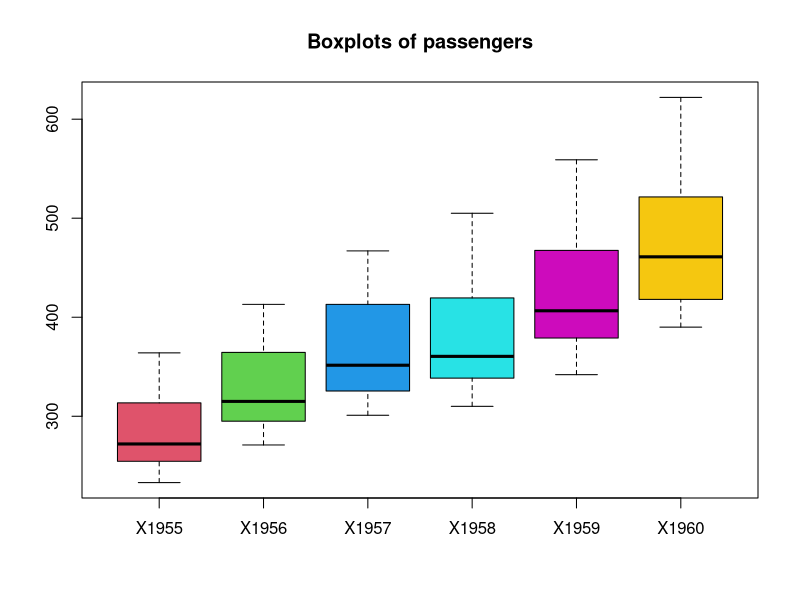
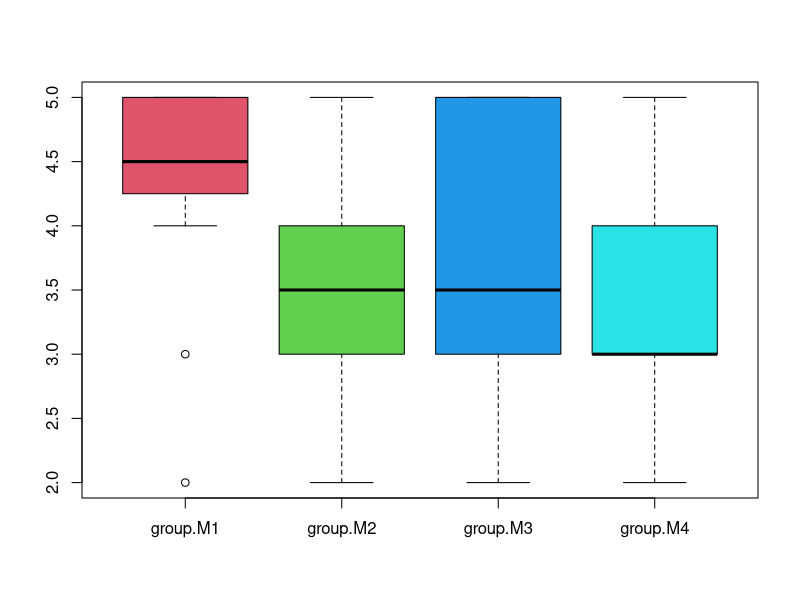
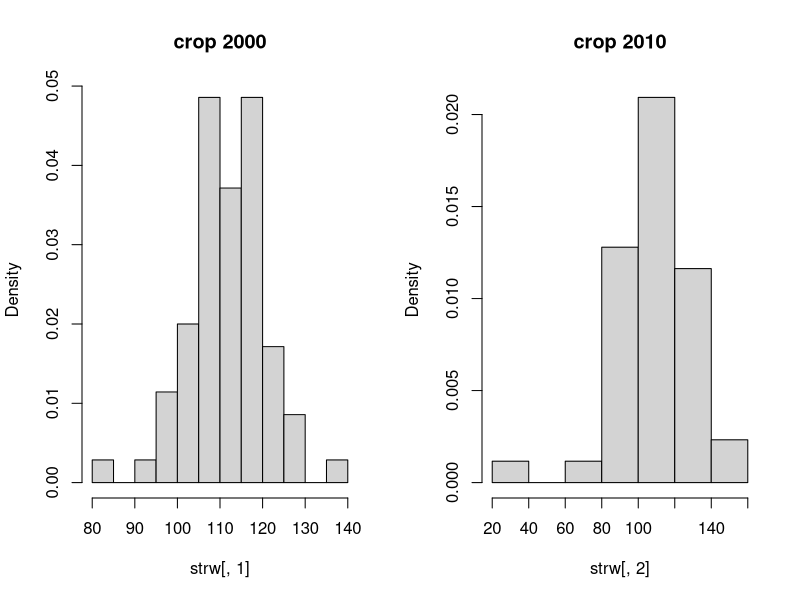
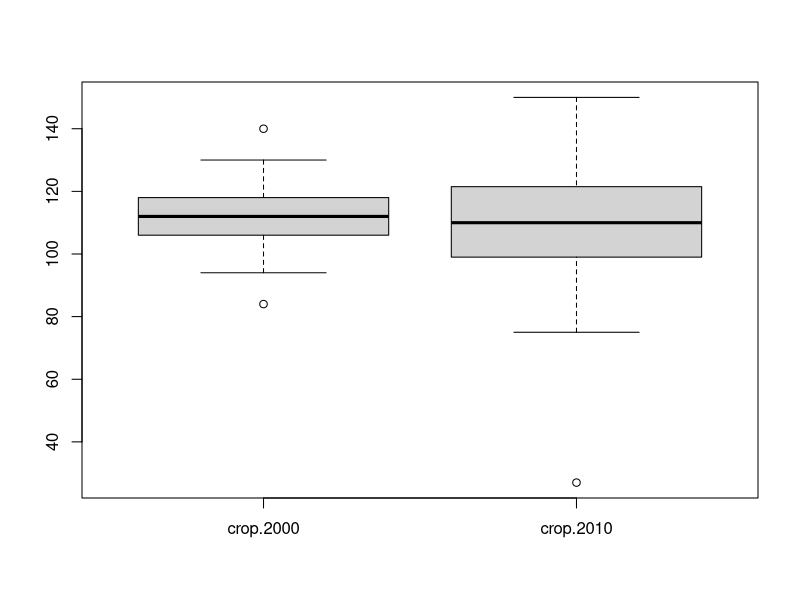
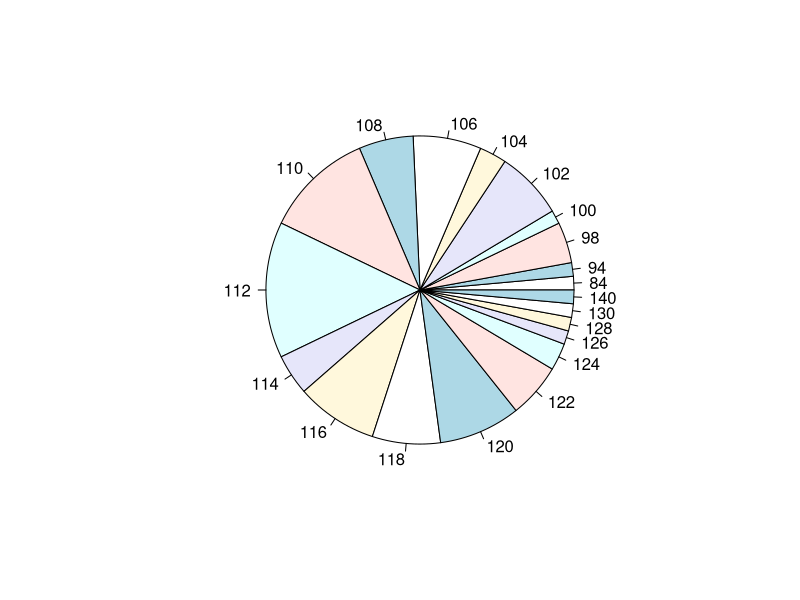
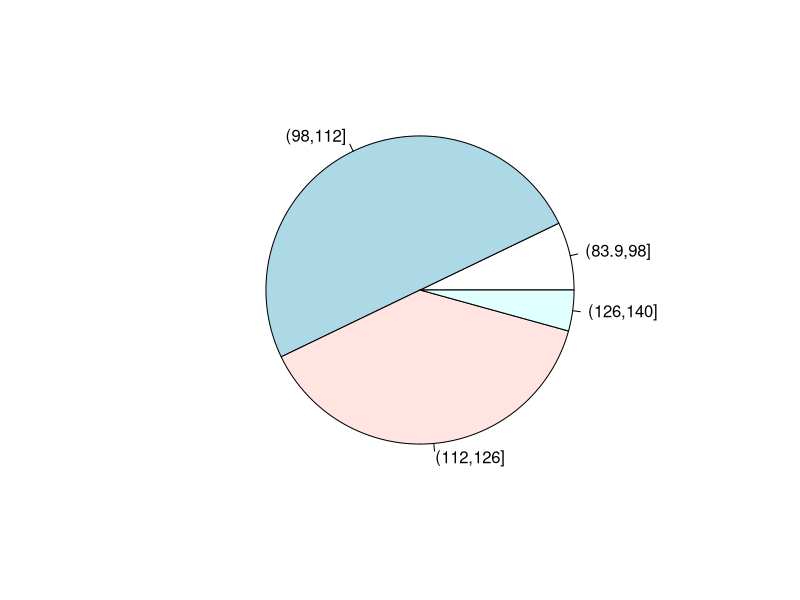

Write R code to recreate these figures, in order.
setwd("C:/Users/szymo/Documents/University/semester 3/statistics")

# STILL LAB2 EXERCISES FILE

# Task 1
data = read.csv("flights.csv", sep=";")

class(data)
head(data)
tail(data)

for(col in names(data)){
  year = substr(col, 2, 5)
  
  avg = mean(data[,col])
  std = sd(data[,col])
  md = quantile(data[,col], probs=0.5)
  #first_quartile = quantile(data[,col], probs=0.25)
  #third_quartile = quantile(data[,col], probs=0.75)
  quantiles = quantile(data[,col], probs=c(0.25, 0.75))
  var = std ** 2
  print(paste("Mean no. of passengers from", year, "is equal", round(avg, 2)))
  print(paste("Standard deviation of passengers from", year, "is equal", round(std, 2)))
  print(paste("Median no. of passengers from", year, "is equal",round(md, 2)))
  #print(first_quartile) # 25% passengers at most ...
  #print(third_quartile) # 75% passengers at least ...
  print(paste0("Q1-Q3 of passengers from ", year, " are ", quantiles[1], "-", quantiles[2]))
  print(paste("Variance of passengers from", year, "is equal", round(var, 2)))
  
  variability = std / avg * 100
  print(paste0("Variability index of passengers from ", year, " is equal ", round(variability, 2), "%"))
}

summary(data)
boxplot(data, main="Boxplots of passengers", col=2:7)

?quantile

# Task 2
notes = read.csv("notes.csv", sep=";", dec=",")
boxplot(notes, col=2:5)

# Task 3
strw = read.csv("strawberries.csv", sep=";")
mean(strw[,1])
mean(na.omit(strw[,2]))
par(mfrow=c(1,2))
hist(strw[,1], main="crop 2000", freq=F)
hist(strw[,2], main="crop 2010", freq=F)

par(mfrow=c(1,1))
boxplot(strw)

pie(table(strw[,1]))
pie(table(cut(strw[,1],4))) # for some reason it doesn't work

    